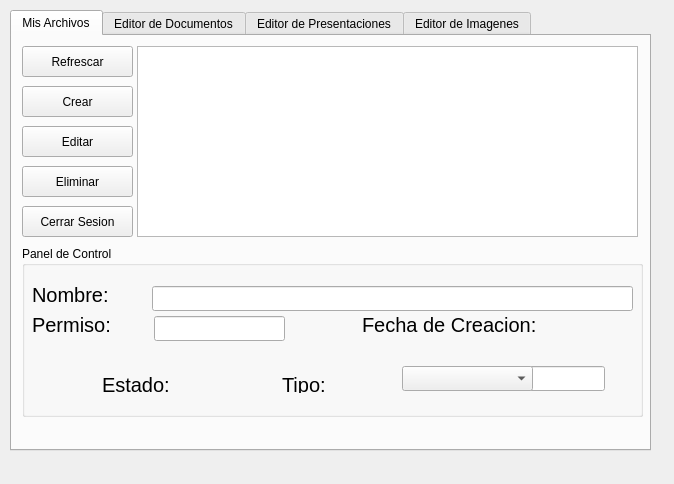
<?xml version="1.0" encoding="UTF-8"?>
<ui version="4.0">
 <class>MainWindow</class>
 <widget class="QMainWindow" name="MainWindow">
  <property name="geometry">
   <rect>
    <x>0</x>
    <y>0</y>
    <width>674</width>
    <height>484</height>
   </rect>
  </property>
  <property name="windowTitle">
   <string>MainWindow</string>
  </property>
  <widget class="QWidget" name="centralWidget">
   <widget class="QTabWidget" name="tabWidget">
    <property name="geometry">
     <rect>
      <x>10</x>
      <y>10</y>
      <width>641</width>
      <height>441</height>
     </rect>
    </property>
    <property name="currentIndex">
     <number>0</number>
    </property>
    <widget class="QWidget" name="tab">
     <attribute name="title">
      <string>Mis Archivos</string>
     </attribute>
     <widget class="QPushButton" name="pushButton">
      <property name="geometry">
       <rect>
        <x>10</x>
        <y>170</y>
        <width>111</width>
        <height>31</height>
       </rect>
      </property>
      <property name="text">
       <string>Cerrar Sesion</string>
      </property>
     </widget>
     <widget class="QPushButton" name="pushButton_2">
      <property name="geometry">
       <rect>
        <x>10</x>
        <y>130</y>
        <width>111</width>
        <height>31</height>
       </rect>
      </property>
      <property name="text">
       <string>Eliminar</string>
      </property>
     </widget>
     <widget class="QPushButton" name="pushButton_3">
      <property name="geometry">
       <rect>
        <x>10</x>
        <y>90</y>
        <width>111</width>
        <height>31</height>
       </rect>
      </property>
      <property name="text">
       <string>Editar</string>
      </property>
     </widget>
     <widget class="QPushButton" name="pushButton_4">
      <property name="geometry">
       <rect>
        <x>10</x>
        <y>50</y>
        <width>111</width>
        <height>31</height>
       </rect>
      </property>
      <property name="text">
       <string>Crear</string>
      </property>
     </widget>
     <widget class="QPushButton" name="pushButton_5">
      <property name="geometry">
       <rect>
        <x>10</x>
        <y>10</y>
        <width>111</width>
        <height>31</height>
       </rect>
      </property>
      <property name="text">
       <string>Refrescar</string>
      </property>
     </widget>
     <widget class="QTableWidget" name="tableWidget">
      <property name="geometry">
       <rect>
        <x>125</x>
        <y>10</y>
        <width>501</width>
        <height>191</height>
       </rect>
      </property>
     </widget>
     <widget class="QGroupBox" name="groupBox">
      <property name="geometry">
       <rect>
        <x>10</x>
        <y>210</y>
        <width>621</width>
        <height>171</height>
       </rect>
      </property>
      <property name="title">
       <string>Panel de Control</string>
      </property>
      <widget class="QLabel" name="lblUser_4">
       <property name="geometry">
        <rect>
         <x>10</x>
         <y>70</y>
         <width>101</width>
         <height>17</height>
        </rect>
       </property>
       <property name="font">
        <font>
         <pointsize>15</pointsize>
        </font>
       </property>
       <property name="text">
        <string>Permiso:</string>
       </property>
      </widget>
      <widget class="QLineEdit" name="lineEdit">
       <property name="geometry">
        <rect>
         <x>130</x>
         <y>40</y>
         <width>481</width>
         <height>25</height>
        </rect>
       </property>
      </widget>
      <widget class="QLineEdit" name="lineEdit_3">
       <property name="geometry">
        <rect>
         <x>470</x>
         <y>120</y>
         <width>113</width>
         <height>25</height>
        </rect>
       </property>
      </widget>
      <widget class="QLabel" name="lblUser_5">
       <property name="geometry">
        <rect>
         <x>340</x>
         <y>70</y>
         <width>191</width>
         <height>17</height>
        </rect>
       </property>
       <property name="font">
        <font>
         <pointsize>15</pointsize>
        </font>
       </property>
       <property name="text">
        <string>Fecha de Creacion:</string>
       </property>
      </widget>
      <widget class="QLabel" name="lblUser_2">
       <property name="geometry">
        <rect>
         <x>10</x>
         <y>40</y>
         <width>101</width>
         <height>17</height>
        </rect>
       </property>
       <property name="font">
        <font>
         <pointsize>15</pointsize>
        </font>
       </property>
       <property name="text">
        <string>Nombre:</string>
       </property>
      </widget>
      <widget class="QLineEdit" name="lineEdit_2">
       <property name="geometry">
        <rect>
         <x>132</x>
         <y>70</y>
         <width>131</width>
         <height>25</height>
        </rect>
       </property>
      </widget>
      <widget class="QLabel" name="lblUser_3">
       <property name="geometry">
        <rect>
         <x>260</x>
         <y>130</y>
         <width>101</width>
         <height>17</height>
        </rect>
       </property>
       <property name="font">
        <font>
         <pointsize>15</pointsize>
        </font>
       </property>
       <property name="text">
        <string>Tipo:</string>
       </property>
      </widget>
      <widget class="QLabel" name="lblUser_6">
       <property name="geometry">
        <rect>
         <x>80</x>
         <y>130</y>
         <width>101</width>
         <height>17</height>
        </rect>
       </property>
       <property name="font">
        <font>
         <pointsize>15</pointsize>
        </font>
       </property>
       <property name="text">
        <string>Estado:</string>
       </property>
      </widget>
      <widget class="QComboBox" name="comboBox">
       <property name="geometry">
        <rect>
         <x>380</x>
         <y>120</y>
         <width>131</width>
         <height>25</height>
        </rect>
       </property>
      </widget>
     </widget>
    </widget>
    <widget class="QWidget" name="tab_2">
     <attribute name="title">
      <string>Editor de Documentos</string>
     </attribute>
     <widget class="QTreeWidget" name="treeWidget">
      <property name="geometry">
       <rect>
        <x>10</x>
        <y>10</y>
        <width>251</width>
        <height>261</height>
       </rect>
      </property>
      <column>
       <property name="text">
        <string notr="true">1</string>
       </property>
      </column>
     </widget>
     <widget class="QPushButton" name="pushButton_6">
      <property name="geometry">
       <rect>
        <x>370</x>
        <y>300</y>
        <width>80</width>
        <height>25</height>
       </rect>
      </property>
      <property name="text">
       <string>PushButton</string>
      </property>
     </widget>
     <widget class="QPushButton" name="pushButton_7">
      <property name="geometry">
       <rect>
        <x>470</x>
        <y>60</y>
        <width>80</width>
        <height>25</height>
       </rect>
      </property>
      <property name="text">
       <string>PushButton</string>
      </property>
     </widget>
     <widget class="QPushButton" name="pushButton_8">
      <property name="geometry">
       <rect>
        <x>440</x>
        <y>130</y>
        <width>80</width>
        <height>25</height>
       </rect>
      </property>
      <property name="text">
       <string>PushButton</string>
      </property>
     </widget>
    </widget>
    <widget class="QWidget" name="tab_3">
     <attribute name="title">
      <string>Editor de Presentaciones</string>
     </attribute>
    </widget>
    <widget class="QWidget" name="tab_4">
     <attribute name="title">
      <string>Editor de Imagenes</string>
     </attribute>
    </widget>
   </widget>
  </widget>
  <widget class="QMenuBar" name="menuBar">
   <property name="geometry">
    <rect>
     <x>0</x>
     <y>0</y>
     <width>674</width>
     <height>22</height>
    </rect>
   </property>
  </widget>
 </widget>
 <layoutdefault spacing="6" margin="11"/>
 <resources/>
 <connections/>
</ui>
